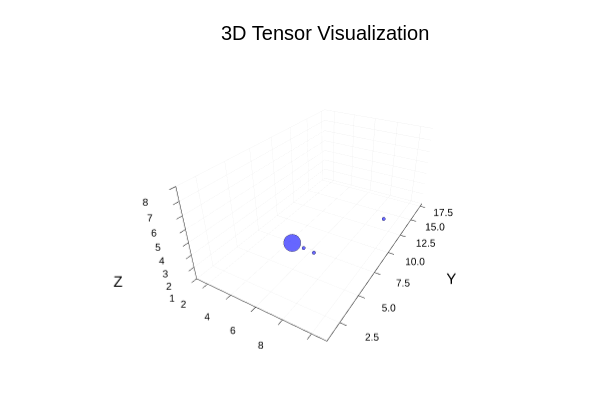

The code cell stored with this chart in its notebook:
### Code cell
plot_tensor(S_nd)

### Figure 1 — Plotly figure (JSON) as saved in the notebook; plotly's stock layout.template omitted (floating-point values rounded to 4 significant figures)
{"data": [{"colorbar": {"len": 0.8657, "title": "", "x": 0.9934, "y": 0.5087}, "legendgroup": "y1", "marker": {"color": "rgba(0, 0, 255, 0.600)", "line": {"color": "rgba(0, 0, 0, 0.600)", "width": 1}, "size": 2.017, "symbol": "circle"}, "mode": "markers", "name": "y1", "scene": "scene", "showlegend": true, "type": "scatter3d", "x": [9], "xaxis": "x", "y": [14], "yaxis": "y", "z": [1], "zaxis": "z"}, {"colorbar": {"len": 0.8657, "title": "", "x": 0.9934, "y": 0.5087}, "legendgroup": "y1", "marker": {"color": "rgba(0, 0, 255, 0.600)", "line": {"color": "rgba(0, 0, 0, 0.600)", "width": 1}, "size": 2.0, "symbol": "circle"}, "mode": "markers", "name": "y1", "scene": "scene", "showlegend": false, "type": "scatter3d", "x": [9], "xaxis": "x", "y": [3], "yaxis": "y", "z": [5], "zaxis": "z"}, {"colorbar": {"len": 0.8657, "title": "", "x": 0.9934, "y": 0.5087}, "legendgroup": "y1", "marker": {"color": "rgba(0, 0, 255, 0.600)", "line": {"color": "rgba(0, 0, 0, 0.600)", "width": 1}, "size": 2, "symbol": "circle"}, "mode": "markers", "name": "y1", "scene": "scene", "showlegend": false, "type": "scatter3d", "x": [9], "xaxis": "x", "y": [2], "yaxis": "y", "z": [6], "zaxis": "z"}, {"colorbar": {"len": 0.8657, "title": "", "x": 0.9934, "y": 0.5087}, "legendgroup": "y1", "marker": {"color": "rgba(0, 0, 255, 0.600)", "line": {"color": "rgba(0, 0, 0, 0.600)", "width": 1}, "size": 10, "symbol": "circle"}, "mode": "markers", "name": "y1", "scene": "scene", "showlegend": false, "type": "scatter3d", "x": [9], "xaxis": "x", "y": [1], "yaxis": "y", "z": [7], "zaxis": "z"}, {"colorbar": {"len": 0.8657, "title": "", "x": 0.9934, "y": 0.5087}, "legendgroup": "y2", "marker": {"color": "rgba(255, 255, 255, 0.000)", "line": {"color": "rgba(0, 0, 0, 0.000)", "width": 1}, "size": 0.2, "symbol": "circle"}, "mode": "markers", "name": "y2", "scene": "scene", "showlegend": true, "type": "scatter3d", "x": [1, 11], "xaxis": "x", "y": [1, 18], "yaxis": "y", "z": [1, 8], "zaxis": "z"}], "layout": {"annotations": [{"font": {"color": "rgba(0, 0, 0, 1.000)", "family": "sans-serif", "size": 20}, "rotation": 0, "showarrow": false, "text": "3D Tensor Visualization", "x": 0.5424, "xanchor": "center", "xref": "paper", "y": 1, "yanchor": "top", "yref": "paper"}], "height": 400, "margin": {"b": 20, "l": 0, "r": 0, "t": 20}, "paper_bgcolor": "rgba(255, 255, 255, 1.000)", "plot_bgcolor": "rgba(255, 255, 255, 1.000)", "scene": {"camera": {"eye": {"x": 1.126, "y": -1.95, "z": 1.3}, "projection": "orthographic"}, "domain": {"x": [0.09128, 0.9934], "y": [0.07581, 0.9415]}, "xaxis": {"gridcolor": "rgba(0, 0, 0, 0.100)", "gridwidth": 0.5, "linecolor": "rgba(0, 0, 0, 1.000)", "mirror": false, "range": [1, 11], "showgrid": true, "showline": true, "showticklabels": true, "tickangle": 0, "tickcolor": "rgb(0, 0, 0)", "tickfont": {"color": "rgba(0, 0, 0, 1.000)", "family": "sans-serif", "size": 11}, "tickmode": "array", "ticks": "inside", "ticktext": ["2", "4", "6", "8", "10"], "tickvals": [2, 4, 6, 8, 10], "title": "X", "titlefont": {"color": "rgba(0, 0, 0, 1.000)", "family": "sans-serif", "size": 15}, "type": "-", "visible": true, "zeroline": false, "zerolinecolor": "rgba(0, 0, 0, 1.000)"}, "yaxis": {"gridcolor": "rgba(0, 0, 0, 0.100)", "gridwidth": 0.5, "linecolor": "rgba(0, 0, 0, 1.000)", "mirror": false, "range": [1, 18], "showgrid": true, "showline": true, "showticklabels": true, "tickangle": 0, "tickcolor": "rgb(0, 0, 0)", "tickfont": {"color": "rgba(0, 0, 0, 1.000)", "family": "sans-serif", "size": 11}, "tickmode": "array", "ticks": "inside", "ticktext": ["2.5", "5.0", "7.5", "10.0", "12.5", "15.0", "17.5"], "tickvals": [2.5, 5, 7.5, 10, 12.5, 15, 17.5], "title": "Y", "titlefont": {"color": "rgba(0, 0, 0, 1.000)", "family": "sans-serif", "size": 15}, "type": "-", "visible": true, "zeroline": false, "zerolinecolor": "rgba(0, 0, 0, 1.000)"}, "zaxis": {"gridcolor": "rgba(0, 0, 0, 0.100)", "gridwidth": 0.5, "linecolor": "rgba(0, 0, 0, 1.000)", "mirror": false, "range": [1, 8], "showgrid": true, "showline": true, "showticklabels": true, "tickangle": 0, "tickcolor": "rgb(0, 0, 0)", "tickfont": {"color": "rgba(0, 0, 0, 1.000)", "family": "sans-serif", "size": 11}, "tickmode": "array", "ticks": "inside", "ticktext": ["1", "2", "3", "4", "5", "6", "7", "8"], "tickvals": [1, 2, 3, 4, 5, 6, 7, 8], "title": "Z", "titlefont": {"color": "rgba(0, 0, 0, 1.000)", "family": "sans-serif", "size": 15}, "type": "-", "visible": true, "zeroline": false, "zerolinecolor": "rgba(0, 0, 0, 1.000)"}}, "showlegend": false, "width": 600}}
